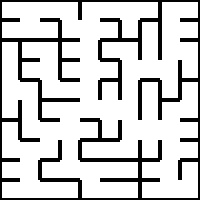
#> input picture square_maze/Section-1/maze09.jpg, 200 x 200 px
$ python section1.py   (Python 2 division)
#> lines starting #> are read from the running program, lines starting #| are printed output that depends on the picture; after the words box and inside, x2 and y2 are one past the last pixel; in counts of white or black regions, pixels touching at a corner belong together
import numpy as np
import cv2

## The readImage function takes a file path as argument and returns image in binary form.
def readImage(filePath):

#> called with filePath = 'maze09.jpg'
    img = cv2.imread(filePath)                              ## Read image
#> img is the input picture: shape (200, 200, 3); min 0, max 255, mean 205.8
    gray = cv2.cvtColor(img, cv2.COLOR_BGR2GRAY)            ## Convert image to grayscale image
    ret, binaryImage = cv2.threshold(gray, 127, 255, 0)     ## Convert image to Binary image
#> binaryImage: shape (200, 200); 80.8% white; 1 black region, box (x1, y1, x2, y2) and area: (0, 0, 200, 200) 7700

    return binaryImage

## The findNeighbours function takes a maze image and row and column coordinates of a cell as input arguments
## and returns a stack consisting of all the neighbours of the cell as output.
## Note :- Neighbour refers to all the adjacent cells one can traverse to from that cell provided only horizontal
## and vertical traversal is allowed.
def findNeighbours(img,row,column):
    neighbours = []

    if img[20*row+10, 20*column+1]>=51:                     ## Check the left edge pixel value
        neighbours.append((row, column-1))                  ## If true decrease column value and return left cell coordinate
    if img[20*row+1, 20*column+10]>=51:                     ## Check the upper edge pixel value
        neighbours.append((row-1, column))                  ## If true decrease row value and return upper cell coordinate
    if img[20*row+19, 20*column+10]>=51:                    ## Check the lower edge pixel value
        neighbours.append((row+1, column))                  ## If true increase row value and return lower cell coordinate
    if img[20*row+10, 20*column+19]>=51:                    ## Check the right edge pixel value
        neighbours.append((row, column+1))                  ## If true increase column value and return right cell coordinate

    return neighbours

##  colourCell function takes 4 arguments:-
##            img - input image
##            row - row coordinates of cell to be coloured
##            column - column coordinates of cell to be coloured
##            colourVal - the intensity of the colour.
##  colourCell basically highlights the given cell by painting it with the given colourVal. Care should be taken that
##  the function doesn't paint over the black walls and only paints the empty spaces. This function returns the image
##  with the painted cell.

def colourCell(img,row,column,colourVal):

    for i in range(20*row,20*row+20):                       ## Specify row range of a cell to be highlighted
        for j in range(20*column,20*column+20):             ## Specify column range of a cell to be highlighted
            if img[i,j]==255:                               ## Only empty white spaces with value=255 are highlighted with colourVal
                img[i,j]=colourVal

    return img

##  Main function takes the filepath of image as input.

def main(filePath):
    img = readImage(filePath)
    coords = [(0,0),(9,9),(3,2),(4,7),(8,6)]
    string = ""
    for coordinate in coords:
        img = colourCell(img, coordinate[0], coordinate[1], 150)
        neighbours = findNeighbours(img, coordinate[0], coordinate[1])
        print neighbours
        string = string + str(neighbours) + "\n"
        for k in neighbours:
            img = colourCell(img, k[0], k[1], 230)
#> this loop made 5 passes
#> neighbours on passes 1 to 5: [(0, 1)], [(9, 8), (8, 9)], [(3, 1), (2, 2), (4, 2)], [(5, 7)], [(8, 5)]
#| [(0, 1)]
#| [(9, 8), (8, 9)]
#| [(3, 1), (2, 2), (4, 2)]
#| [(5, 7)]
#| [(8, 5)]
#> pass 1, in main, `img = colourCell(img, coordinate[0], coordinate[1], 150)`:
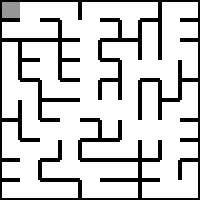
#> img: shape (200, 200); min 0, max 255, mean 205.2
#> pass 2, in main, `img = colourCell(img, coordinate[0], coordinate[1], 150)`:
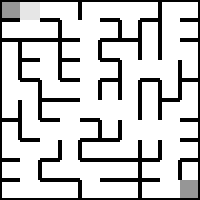
#> img: shape (200, 200); 1.71% of pixels changed, all inside (x1, y1, x2, y2) = (20, 2, 198, 198)
#> pass 3, in main, `img = colourCell(img, coordinate[0], coordinate[1], 150)`:
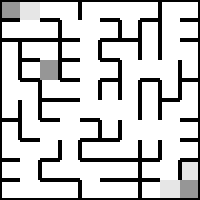
#> img: shape (200, 200); 2.52% of pixels changed, all inside (x1, y1, x2, y2) = (40, 60, 198, 198)
#> after the loop:
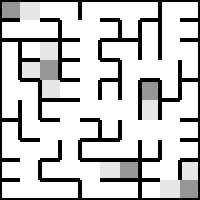
#> img: shape (200, 200); 5.38% of pixels changed, all inside (x1, y1, x2, y2) = (22, 42, 158, 178)
    if __name__ == '__main__':
        return img
    else:
        return string + "\t"

## Specify filepath of image here. The main function is called in this section.

if __name__ == '__main__':
    filePath = 'maze09.jpg'
    img = main(filePath)
    cv2.imshow('canvas', img)
    cv2.waitKey(0)
    cv2.destroyAllWindows()

$ run again, with square_maze/Section-1/maze00.jpg copied over square_maze/Section-1/maze09.jpg
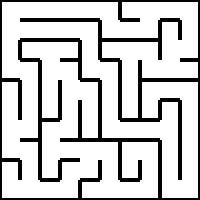
#> input picture square_maze/Section-1/maze00.jpg, 200 x 200 px
#> in readImage, img is the input picture: shape (200, 200, 3); min 0, max 255, mean 205.1
#> binaryImage: shape (200, 200); 80.5% white; 1 black region, box (x1, y1, x2, y2) and area: (0, 0, 200, 200) 7820
#> the loop in main, `for coordinate in coords:` made 5 passes
#> neighbours on passes 1 to 5: [(1, 0), (0, 1)], [(9, 8), (8, 9)], [(2, 2), (4, 2), (3, 3)], [(5, 7), (4, 8)], [(7, 6)]
#> (printed output is left out)
#> pass 1, in main, `img = colourCell(img, coordinate[0], coordinate[1], 150)`:
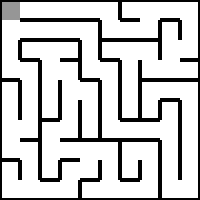
#> img: shape (200, 200); min 0, max 255, mean 204.3
#> after the loop in main, `for coordinate in coords:`:
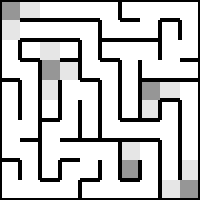
#> img: shape (200, 200); min 0, max 255, mean 198.9

$ run again, with square_maze/Section-1/maze01.jpg copied over square_maze/Section-1/maze09.jpg
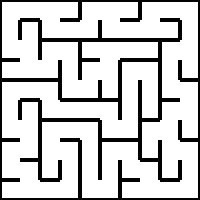
#> input picture square_maze/Section-1/maze01.jpg, 200 x 200 px
#> in readImage, img is the input picture: shape (200, 200, 3); min 0, max 255, mean 205.4
#> binaryImage: shape (200, 200); 80.6% white; 1 black region, box (x1, y1, x2, y2) and area: (0, 0, 200, 200) 7768
#> the loop in main, `for coordinate in coords:` made 5 passes
#> neighbours on passes 1 to 5: [(1, 0), (0, 1)], [(9, 8), (8, 9)], [(3, 1), (2, 2)], [(3, 7), (5, 7)], [(7, 6), (8, 7)]
#> (printed output is left out)
#> pass 1, in main, `img = colourCell(img, coordinate[0], coordinate[1], 150)`:
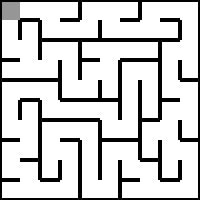
#> img: shape (200, 200); min 0, max 255, mean 204.6
#> after the loop in main, `for coordinate in coords:`:
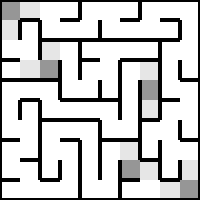
#> img: shape (200, 200); min 0, max 255, mean 199.2

$ run again, with square_maze/Section-1/maze02.jpg copied over square_maze/Section-1/maze09.jpg
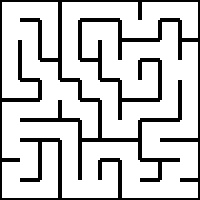
#> input picture square_maze/Section-1/maze02.jpg, 200 x 200 px
#> in readImage, img is the input picture: shape (200, 200, 3); min 0, max 255, mean 205.3
#> binaryImage: shape (200, 200); 80.5% white; 1 black region, box (x1, y1, x2, y2) and area: (0, 0, 200, 200) 7788
#> the loop in main, `for coordinate in coords:` made 5 passes
#> neighbours on passes 1 to 5: [(1, 0), (0, 1)], [(9, 8)], [(3, 1), (4, 2)], [(4, 6), (3, 7)], [(7, 6), (9, 6), (8, 7)]
#> (printed output is left out)
#> pass 1, in main, `img = colourCell(img, coordinate[0], coordinate[1], 150)`:
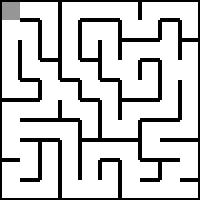
#> img: shape (200, 200); min 0, max 255, mean 204.5
#> after the loop in main, `for coordinate in coords:`:
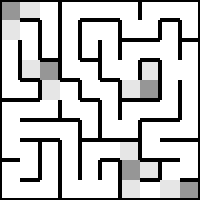
#> img: shape (200, 200); min 0, max 255, mean 199.1
